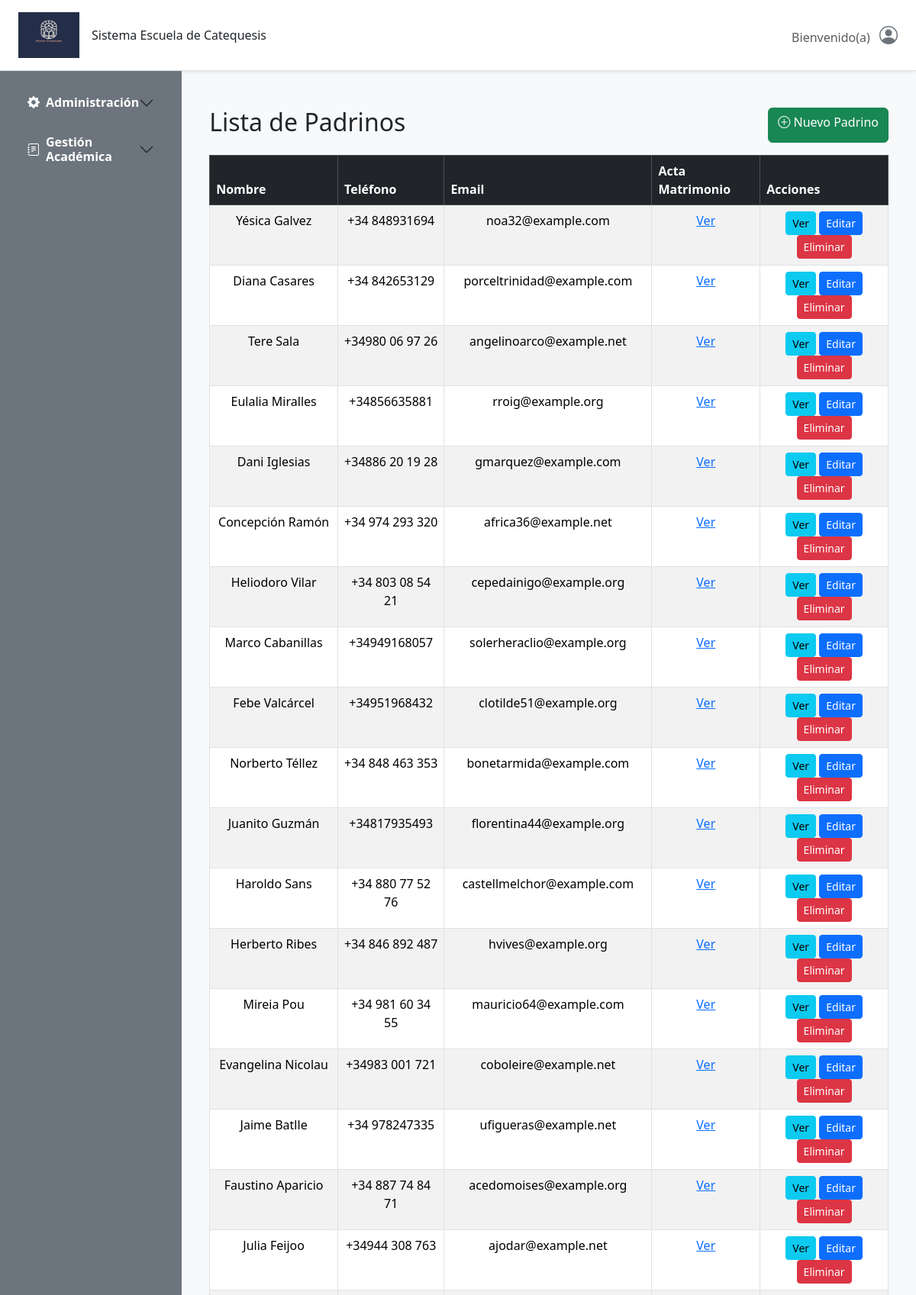
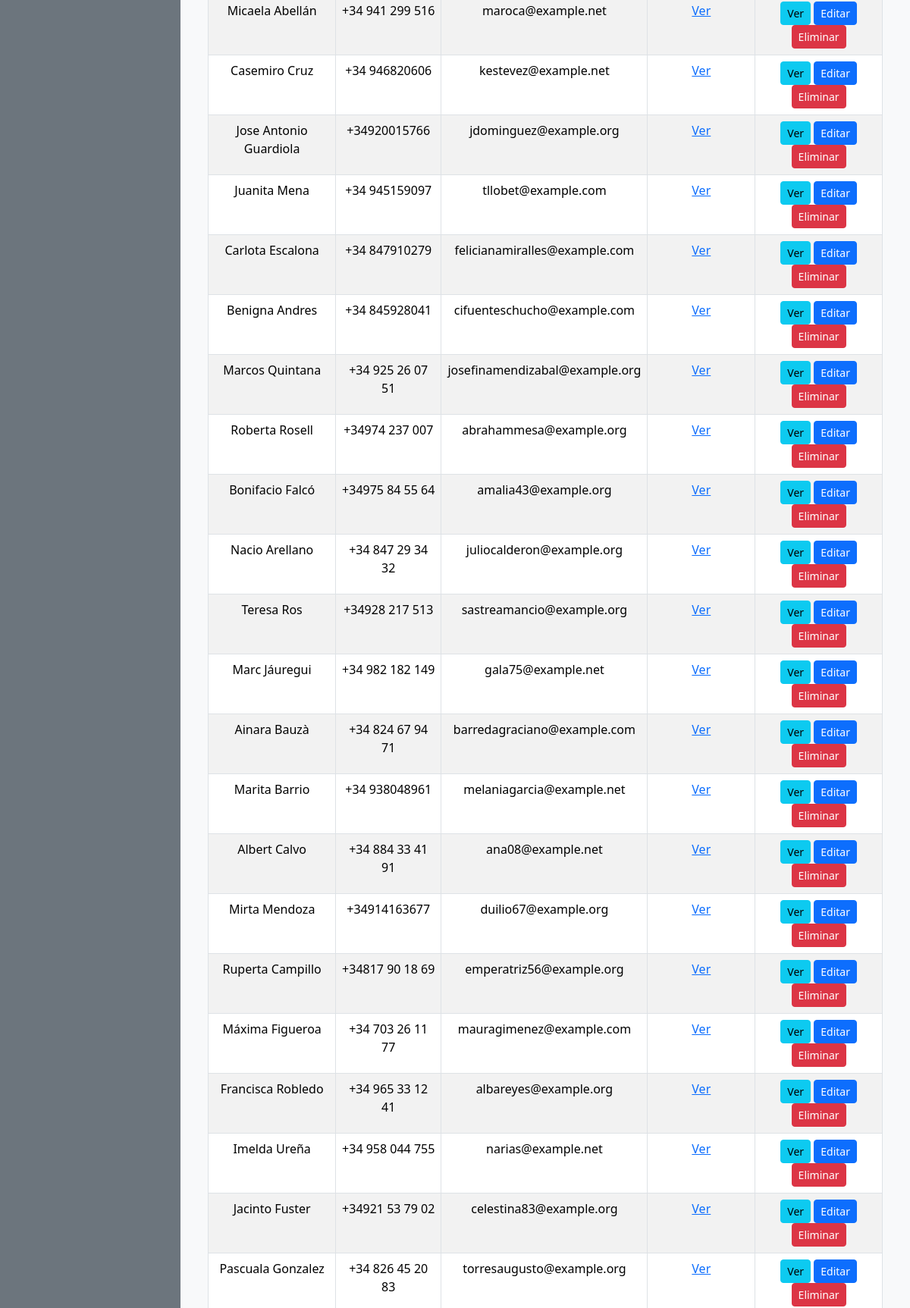
Page /padrino/padrinos/ (upper part) on the committed database (2 pictures, top to bottom).
### gestion/models.py (models this page shows, shortened)
class BaseModel(models.Model):
    nombres = models.CharField(max_length=100, blank=False,null=False)
    apellidos = models.CharField(max_length=100, blank=True,null=False)
    direccion = models.CharField(max_length=250, blank=True)
    codigo_postal = models.CharField(max_length=10, blank=True)
    telefono = models.CharField(max_length=15, blank=True)
    email = models.EmailField(blank=True)
    class Meta:
        abstract = True  # Esto indica que no se creará una tabla para este modelo

class AuditModel(models.Model):
    creado_por = models.CharField(max_length=150, blank=True, null=True, editable=False)
    actualizado_por = models.CharField(max_length=150, blank=True, null=True, editable=False)
    fecha_creacion = models.DateTimeField(auto_now_add=True)
    ultima_actualizacion = models.DateTimeField(auto_now=True)
    class Meta:
        abstract = True

class Padrino(BaseModel, AuditModel):
    documento_validacion = models.FileField(upload_to="documentos/Padrinos/", blank=False)
    class Meta:
        verbose_name = 'Padrino'
        verbose_name_plural = 'Padrinos'

### gestion/views/padrino_views.py (the view)
# urls.py: path('padrinos/', PadrinoListView.as_view(), name='padrino_list'),
class PadrinoListView(ListView):
    model = Padrino
    template_name = 'Gestion/padrinos/padrino_list.html'
    context_object_name = 'padrinos'

### templates/Gestion/Padrinos/padrino_list.html
{% extends 'base.html' %}
{% block content %}
<div class="container mt-4">
    <div class="d-flex justify-content-between mb-3">
        <h2>Lista de Padrinos</h2>
        <a href="{% url 'padrino_create' %}" class="btn btn-success">
            <i class="bi bi-plus-circle"></i> Nuevo Padrino</a>
    </div>
    <table class="table table-striped table-bordered">
        <thead class="table-dark">
            <tr>
                <th>Nombre</th>
                <th>Teléfono</th>
                <th>Email</th>
                <th>Acta Matrimonio</th>
                <th>Acciones</th>
            </tr>
        </thead>
        <tbody>
            {% for padrino in object_list %}
            <tr class="text-center">
                <td>{{ padrino.nombres }} {{ padrino.apellidos }}</td>
                <td>{{ padrino.telefono }}</td>
                <td>{{ padrino.email }}</td>
                <td><a href="{{ padrino.documento_validacion.url }}" target="_blank">Ver</a></td>
                <td>
                    <a href="{% url 'padrino_detail' padrino.pk %}" class="btn btn-info btn-sm"">Ver</a>
                    <a href="{% url 'padrino_update' padrino.pk %}" class="btn btn-primary btn-sm">Editar</a>
                    <a href="{% url 'padrino_delete' padrino.pk %}" class="btn btn-danger btn-sm">Eliminar</a>
                </td>
            </tr>
            {% empty %}
            <tr><td colspan="5" class="text-center">No hay padrinos registrados.</td></tr>
            {% endfor %}
        </tbody>
    </table>
</div>
{% endblock %}

### rows in the picture
Padrino: nombres "Yésica", apellidos "Galvez", telefono "+34 848931694", email "noa32@example.com"
Padrino: nombres "Diana", apellidos "Casares", telefono "+34 842653129", email "porceltrinidad@example.com"
Padrino: nombres "Tere", apellidos "Sala", telefono "+34980 06 97 26", email "angelinoarco@example.net"
Padrino: nombres "Eulalia", apellidos "Miralles", telefono "+34856635881", email "rroig@example.org"
Padrino: nombres "Dani", apellidos "Iglesias", telefono "+34886 20 19 28", email "gmarquez@example.com"
Padrino: nombres "Concepción", apellidos "Ramón", telefono "+34 974 293 320", email "africa36@example.net"
Padrino: nombres "Heliodoro", apellidos "Vilar", telefono "+34 803 08 54 21", email "cepedainigo@example.org"
Padrino: nombres "Marco", apellidos "Cabanillas", telefono "+34949168057", email "solerheraclio@example.org"
Padrino: nombres "Febe", apellidos "Valcárcel", telefono "+34951968432", email "clotilde51@example.org"
Padrino: nombres "Norberto", apellidos "Téllez", telefono "+34 848 463 353", email "bonetarmida@example.com"
Padrino: nombres "Juanito", apellidos "Guzmán", telefono "+34817935493", email "florentina44@example.org"
Padrino: nombres "Haroldo", apellidos "Sans", telefono "+34 880 77 52 76", email "castellmelchor@example.com"
Padrino: nombres "Herberto", apellidos "Ribes", telefono "+34 846 892 487", email "hvives@example.org"
Padrino: nombres "Mireia", apellidos "Pou", telefono "+34 981 60 34 55", email "mauricio64@example.com"
Padrino: nombres "Evangelina", apellidos "Nicolau", telefono "+34983 001 721", email "coboleire@example.net"
Padrino: nombres "Jaime", apellidos "Batlle", telefono "+34 978247335", email "ufigueras@example.net"
Padrino: nombres "Faustino", apellidos "Aparicio", telefono "+34 887 74 84 71", email "acedomoises@example.org"
Padrino: nombres "Julia", apellidos "Feijoo", telefono "+34944 308 763", email "ajodar@example.net"
Padrino: nombres "Micaela", apellidos "Abellán", telefono "+34 941 299 516", email "maroca@example.net"
Padrino: nombres "Casemiro", apellidos "Cruz", telefono "+34 946820606", email "kestevez@example.net"
Padrino: nombres "Jose Antonio", apellidos "Guardiola", telefono "+34920015766", email "jdominguez@example.org"
Padrino: nombres "Juanita", apellidos "Mena", telefono "+34 945159097", email "tllobet@example.com"
Padrino: nombres "Carlota", apellidos "Escalona", telefono "+34 847910279", email "felicianamiralles@example.com"
Padrino: nombres "Benigna", apellidos "Andres", telefono "+34 845928041", email "cifuenteschucho@example.com"
Padrino: nombres "Marcos", apellidos "Quintana", telefono "+34 925 26 07 51", email "josefinamendizabal@example.org"
Padrino: nombres "Roberta", apellidos "Rosell", telefono "+34974 237 007", email "abrahammesa@example.org"
Padrino: nombres "Bonifacio", apellidos "Falcó", telefono "+34975 84 55 64", email "amalia43@example.org"
Padrino: nombres "Nacio", apellidos "Arellano", telefono "+34 847 29 34 32", email "juliocalderon@example.org"
Padrino: nombres "Teresa", apellidos "Ros", telefono "+34928 217 513", email "sastreamancio@example.org"
Padrino: nombres "Marc", apellidos "Jáuregui", telefono "+34 982 182 149", email "gala75@example.net"
Padrino: nombres "Ainara", apellidos "Bauzà", telefono "+34 824 67 94 71", email "barredagraciano@example.com"
Padrino: nombres "Marita", apellidos "Barrio", telefono "+34 938048961", email "melaniagarcia@example.net"
Padrino: nombres "Albert", apellidos "Calvo", telefono "+34 884 33 41 91", email "ana08@example.net"
Padrino: nombres "Mirta", apellidos "Mendoza", telefono "+34914163677", email "duilio67@example.org"
Padrino: nombres "Ruperta", apellidos "Campillo", telefono "+34817 90 18 69", email "emperatriz56@example.org"
Padrino: nombres "Máxima", apellidos "Figueroa", telefono "+34 703 26 11 77", email "mauragimenez@example.com"
Padrino: nombres "Francisca", apellidos "Robledo", telefono "+34 965 33 12 41", email "albareyes@example.org"
Padrino: nombres "Imelda", apellidos "Ureña", telefono "+34 958 044 755", email "narias@example.net"
Padrino: nombres "Jacinto", apellidos "Fuster", telefono "+34921 53 79 02", email "celestina83@example.org"
Padrino: nombres "Pascuala", apellidos "Gonzalez", telefono "+34 826 45 20 83", email "torresaugusto@example.org"
